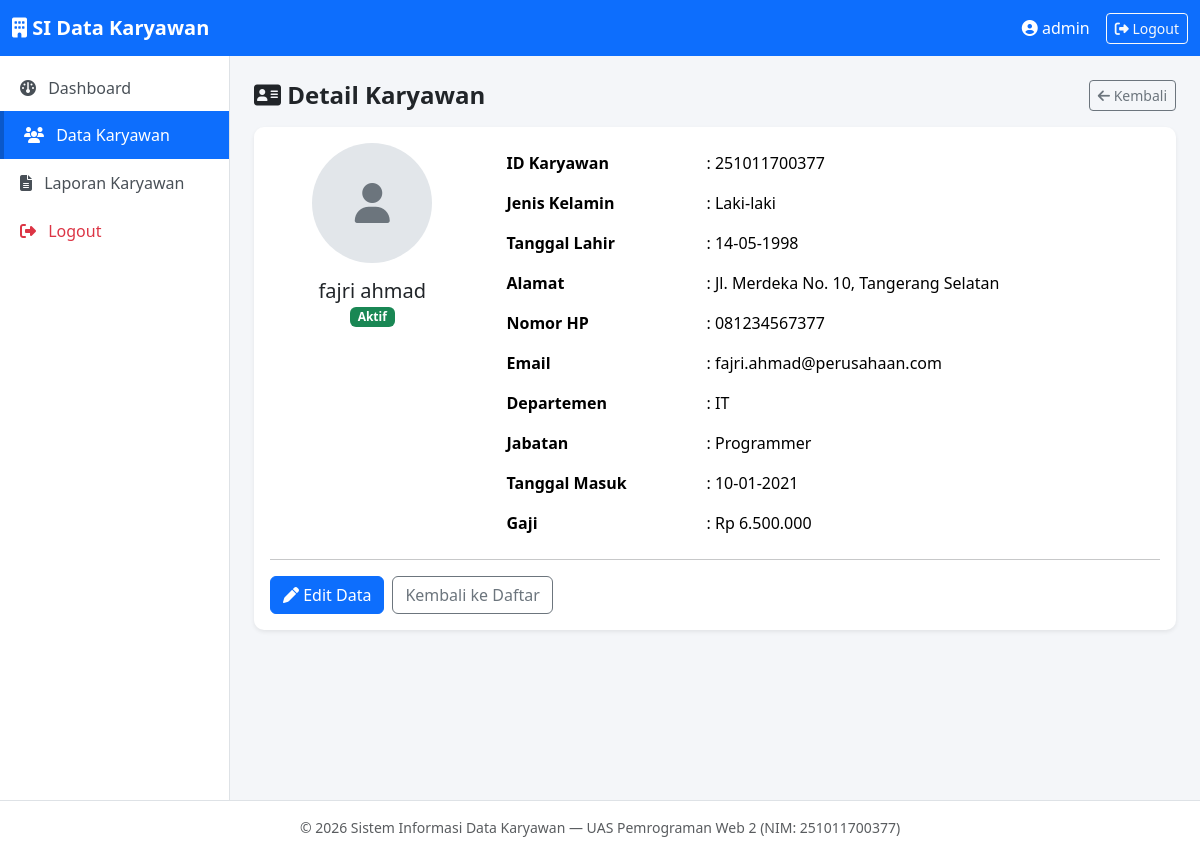
Screenshot of /view/karyawan/detail.php?id=251011700377 (signed in) with the database file from the repository.
### tables this page shows
CREATE TABLE IF NOT EXISTS karyawan (
    id VARCHAR(20) NOT NULL,
    nama VARCHAR(100) NOT NULL,
    jenis_kelamin ENUM('Laki-laki','Perempuan') NOT NULL,
    tanggal_lahir DATE NOT NULL,
    alamat TEXT NOT NULL,
    telepon VARCHAR(20) NOT NULL,
    email VARCHAR(100) NOT NULL,
    departemen VARCHAR(50) NOT NULL,
    jabatan VARCHAR(50) NOT NULL,
    tanggal_masuk DATE NOT NULL,
    gaji DECIMAL(15,2) NOT NULL DEFAULT 0,
    status ENUM('Aktif','Non-Aktif','Cuti') NOT NULL DEFAULT 'Aktif',
    foto VARCHAR(255) DEFAULT NULL,
    created_at TIMESTAMP NOT NULL DEFAULT CURRENT_TIMESTAMP,
    PRIMARY KEY (id)
);

### model/Karyawan.php (called while the page is built, shortened)
<?php
class Karyawan
{
    private $conn;
    private $table = "karyawan";
    public function __construct($db)
    {
        $this->conn = $db;
    }
    public function getById($id)
    {
        $query = "SELECT * FROM " . $this->table . " WHERE id = :id LIMIT 1";
        $stmt = $this->conn->prepare($query);
        $stmt->bindParam(":id", $id);
        $stmt->execute();
        return $stmt->fetch();
    }
}

### controller/KaryawanController.php (called while the page is built, shortened)
<?php
require_once __DIR__ . "/../config/Database.php";
require_once __DIR__ . "/../model/Karyawan.php";
class KaryawanController
{
    private $karyawanModel;
    public function __construct()
    {
        $database = new Database();
        $this->db = $database->getConnection();
        $this->karyawanModel = new Karyawan($this->db);
    }
    public function getKaryawanById($id)
    {
        return $this->karyawanModel->getById($id);
    }
}

### config/Database.php (called while the page is built, shortened)
<?php
class Database
{
    private $host = "localhost";
    private $db_name = "db_karyawan";
    private $username = "root";
    private $password = "";
    private $charset = "utf8mb4";
    public function getConnection()
    {
        $this->conn = null;
        try {
            $dsn = "mysql:host=" . $this->host . ";dbname=" . $this->db_name . ";charset=" . $this->charset;
            $options = [
                PDO::ATTR_ERRMODE            => PDO::ERRMODE_EXCEPTION,
                PDO::ATTR_DEFAULT_FETCH_MODE => PDO::FETCH_ASSOC,
                PDO::ATTR_EMULATE_PREPARES   => false,
            ];
            $this->conn = new PDO($dsn, $this->username, $this->password, $options);
        } catch (PDOException $e) {
            die("Koneksi database gagal: " . $e->getMessage() .
                "<br>Pastikan MySQL di XAMPP sudah berjalan dan database 'db_karyawan' sudah diimport.");
        }
        return $this->conn;
    }
}

### view/karyawan/detail.php (the view, shortened to what this page needs)
<?php
require_once __DIR__ . "/../../controller/KaryawanController.php";
$karyawanController = new KaryawanController();
$id = $_GET['id'] ?? '';
$karyawan = $karyawanController->getKaryawanById($id);
require __DIR__ . "/../partials/header.php";
require __DIR__ . "/../partials/sidebar.php";
?>
<main class="main-content flex-grow-1 p-4">
    <div class="d-flex justify-content-between align-items-center mb-3">
        <h4 class="fw-bold mb-0"><i class="fa-solid fa-address-card"></i> Detail Karyawan</h4>
        <a href="index.php" class="btn btn-outline-secondary btn-sm"><i class="fa-solid fa-arrow-left"></i> Kembali</a>
    </div>
    <div class="card border-0 shadow-sm">
        <div class="card-body">
            <div class="row">
                <div class="col-md-3 text-center mb-3">
                    <?php if (!empty($karyawan['foto']) && file_exists(__DIR__ . "/../../upload/" . $karyawan['foto'])): ?>
                    <img src="<?= BASE_URL ?>upload/<?= htmlspecialchars($karyawan['foto']) ?>" class="rounded img-fluid detail-photo">
                    <?php else: ?>
                    <div class="avatar-placeholder-lg mx-auto"><i class="fa-solid fa-user"></i></div>
                    <?php endif; ?>
                    <h5 class="mt-3 mb-0"><?= htmlspecialchars($karyawan['nama']) ?></h5>
                    <?php
                        $badge = "secondary";
                        if ($karyawan['status'] === 'Aktif') $badge = "success";
                        elseif ($karyawan['status'] === 'Cuti') $badge = "warning";
                        elseif ($karyawan['status'] === 'Non-Aktif') $badge = "danger";
                    ?>
                    <span class="badge bg-<?= $badge ?> mt-1"><?= htmlspecialchars($karyawan['status']) ?></span>
                </div>
                <div class="col-md-9">
                    <table class="table table-borderless mb-0">
                        <tr>
                            <th width="200">ID Karyawan</th>
                            <td>: <?= htmlspecialchars($karyawan['id']) ?></td>
                        </tr>
                        <tr>
                            <th>Jenis Kelamin</th>
                            <td>: <?= htmlspecialchars($karyawan['jenis_kelamin']) ?></td>
                        </tr>
                        <tr>
                            <th>Tanggal Lahir</th>
                            <td>: <?= date("d-m-Y", strtotime($karyawan['tanggal_lahir'])) ?></td>
                        </tr>
                        <tr>
                            <th>Alamat</th>
                            <td>: <?= nl2br(htmlspecialchars($karyawan['alamat'])) ?></td>
                        </tr>
                        <tr>
                            <th>Nomor HP</th>
                            <td>: <?= htmlspecialchars($karyawan['telepon']) ?></td>
                        </tr>
                        <tr>
                            <th>Email</th>
                            <td>: <?= htmlspecialchars($karyawan['email']) ?></td>
                        </tr>
                        <tr>
                            <th>Departemen</th>
                            <td>: <?= htmlspecialchars($karyawan['departemen']) ?></td>
                        </tr>
                        <tr>
                            <th>Jabatan</th>
                            <td>: <?= htmlspecialchars($karyawan['jabatan']) ?></td>
                        </tr>
                        <tr>
                            <th>Tanggal Masuk</th>
                            <td>: <?= date("d-m-Y", strtotime($karyawan['tanggal_masuk'])) ?></td>
                        </tr>
                        <tr>
                            <th>Gaji</th>
                            <td>: Rp <?= number_format($karyawan['gaji'], 0, ',', '.') ?></td>
                        </tr>
                    </table>
                </div>
            </div>
            <hr>
            <div class="d-flex gap-2">
                <a href="edit.php?id=<?= urlencode($karyawan['id']) ?>" class="btn btn-primary">
                    <i class="fa-solid fa-pen"></i> Edit Data
                </a>
                <a href="index.php" class="btn btn-outline-secondary">Kembali ke Daftar</a>
            </div>
        </div>
    </div>
</main>
<?php require __DIR__ . "/../partials/footer.php"; ?>

### assets/css/style.css (style rules this page uses)
:root { --primary-blue: #0d6efd; --dark-blue: #0a58ca; --light-gray: #f4f6f9; --border-gray: #e2e6ea; }
body { background-color: var(--light-gray); font-family: 'Segoe UI', Arial, sans-serif; }
.main-content { background-color: var(--light-gray); min-height: calc(100vh - 56px); }
.avatar-placeholder-lg { width: 120px; height: 120px; border-radius: 50%; background-color: var(--border-gray); color: #6c757d; display: flex; align-items: center; justify-content: center; font-size: 40px; }
.card { border-radius: 10px; }

### rows the page displays
karyawan: nama "fajri ahmad", status "Aktif", id "251011700377", jenis_kelamin "Laki-laki", tanggal_lahir "14-05-1998", alamat "Jl. Merdeka No. 10, Tangerang Selatan", telepon "081234567377", email "fajri.ahmad@perusahaan.com", departemen "IT", jabatan "Programmer", tanggal_masuk "10-01-2021", gaji "6.500.000"

### other values shown
$_SESSION['username'] "admin"
